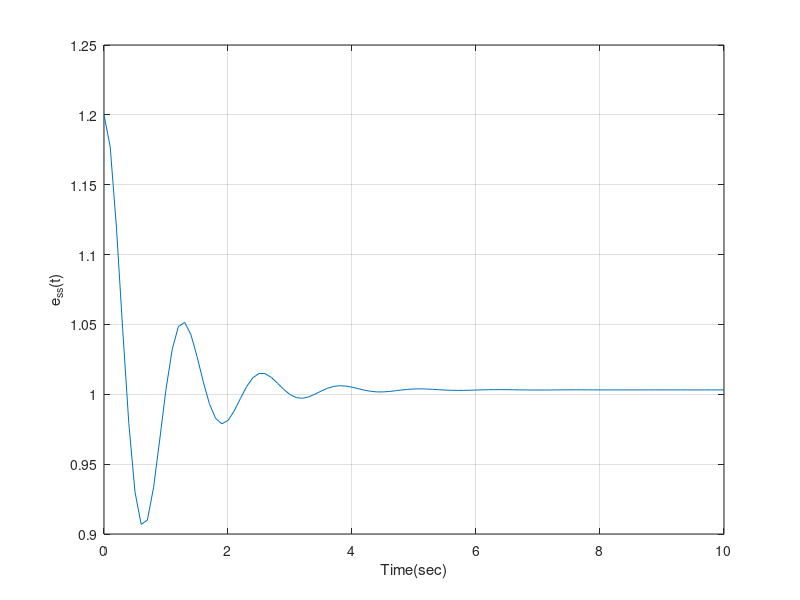

Recreate this plot in MATLAB.
clc;
clear all;
    sys_cl = feedback(tf([5],[1,2,25]),tf([1 2],[1 25]));
    t = 0:0.1:10;
    [y,t] = step(sys_cl,t);
    
   

plot(t,1.2-y); grid on %Since system steady state error is system output - system input!
xlabel('Time(sec)');ylabel('e_{ss}(t)');


    
    